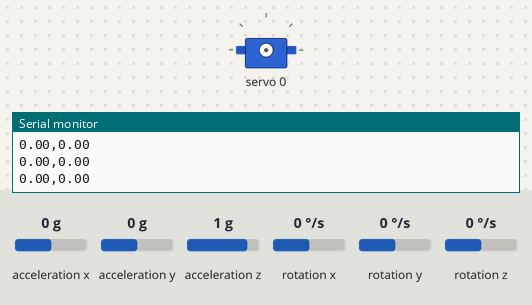
Simulated run of this sketch. Board: Arduino Uno, built with avr-gcc and run on an emulated ATmega328P. On the bench: servo, the last lines printed to the serial monitor. Wiring (inferred from the names in the program): MPU-9250 motion sensor at I2C address 0x68. Inputs (shaded band) come from the test bench; at power-on: rotation y 0 °/s, acceleration x 0 g, acceleration z 1 g, acceleration y 0 g, rotation x 0 °/s, rotation z 0 °/s.

Above: at 1.2 s.
1.3 s: rotation y set to 2 °/s
3.7 s: rotation y set to 5 °/s
5.7 s: acceleration x set to -1.4 g
At 8.2 s:
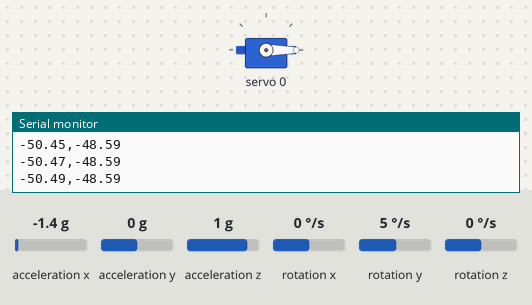
8.7 s: acceleration x set to 0.8 g
At 11.4 s:
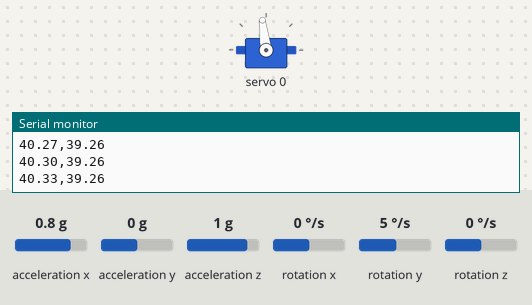
11.7 s: acceleration z set to -0.8 g
At 11.94 s:
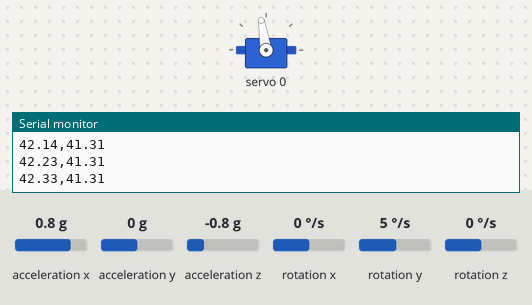
14.7 s: acceleration x set to 1.4 g
At 17.6 s:
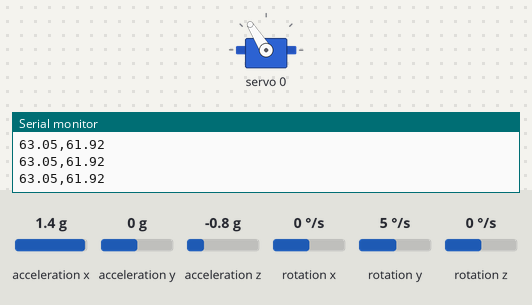
Timing chart, 0 to 18.7 s (numbered marks = the images above; inputs shaded):
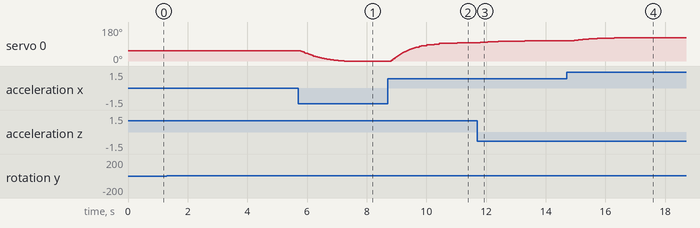

Measured:
- after the input at 5.7 s, servo 0: moves from 55° to 0° over 1.5 s, starting after 0.09 s
- after the input at 8.7 s, servo 0: moves from 0° to 97° over 2.2 s, starting after 0.12 s
- after the input at 11.7 s, servo 0: 97° → 99° after 0.10 s instead of 0.49 s
- after the input at 14.7 s, servo 0: moves from 106° to 122° over 1.5 s, starting after 0.13 s

The sketch:

Servo_smooth_PCA_I2C_IMU.ino
```cpp
#include <Wire.h>
#include <math.h>
#include <Adafruit_PWMServoDriver.h>

// --- PCA9685 Configuration ---
// The default I2C address for the PCA9685 is 0x40.
// If you have multiple boards, you might need to change this.
#define PCA9685_ADDRESS 0x40
#define SERVO_CHANNEL 0 // The channel on the PCA9685 board your servo is connected to (0-15)

// --- MPU9250 Configuration ---
#define MPU9250_ADDRESS 0x68
#define ACCEL_RANGE_2G 16384.0
#define GYRO_RANGE_250DPS 131.0

// --- Filter Parameters ---
const float COMP_FILTER_ALPHA = 0.98;

// --- Smoothing Parameters for Servo Control ---
const float EMA_ALPHA = 0.1;
const float DEADBAND_THRESHOLD = 2.0;

// --- Servo Angle to Pulse Width Mapping ---
// These values are for a standard servo. You may need to
// fine-tune these to match your specific servo for its full range.
#define SERVO_MIN_PULSE_US 500  // Minimum pulse width in microseconds (usually 500-600)
#define SERVO_MAX_PULSE_US 2500 // Maximum pulse width in microseconds (usually 2400-2500)
#define FREQUENCY 50 // Servo PWM frequency in Hz (standard is 50Hz)

// --- Global Variables ---
Adafruit_PWMServoDriver pwm = Adafruit_PWMServoDriver(PCA9685_ADDRESS);
float pitch = 0.0;
float smoothed_pitch = 0.0;
float last_servo_write_angle = 0.0;
unsigned long lastMicros = 0;

// --- Function to convert microsecond pulse to PCA9685 12-bit value ---
int microToPwmValue(int micro) {
  float cycle_us = 1000000.0 / FREQUENCY;
  return (4096.0 * micro) / cycle_us;
}

// --- Setup Function ---
void setup() {
  Serial.begin(115200);
  Wire.begin();
  Wire.setClock(400000);

  // Initialize MPU9250
  Wire.beginTransmission(MPU9250_ADDRESS);
  Wire.write(0x6B); // PWR_MGMT_1 register
  Wire.write(0x00); // Wake up the MPU9250
  Wire.endTransmission(true);

  // Initialize PCA9685 and set frequency
  pwm.begin();
  pwm.setPWMFreq(FREQUENCY);

  lastMicros = micros();
  Serial.println("MPU9250, PCA9685, and Servo Initialized.");
  Serial.println("Smoothed Pitch (°), Servo Angle (°) ");
}

// --- Loop Function ---
void loop() {
  unsigned long currentMicros = micros();
  float dt = (float)(currentMicros - lastMicros) / 1000000.0f;
  lastMicros = currentMicros;

  // Read raw MPU9250 data
  Wire.beginTransmission(MPU9250_ADDRESS);
  Wire.write(0x3B);
  Wire.endTransmission(false);
  Wire.requestFrom(MPU9250_ADDRESS, (uint8_t)6, (uint8_t)true);
  int16_t raw_ax = (Wire.read() << 8) | Wire.read();
  int16_t raw_ay = (Wire.read() << 8) | Wire.read();
  int16_t raw_az = (Wire.read() << 8) | Wire.read();

  Wire.beginTransmission(MPU9250_ADDRESS);
  Wire.write(0x43);
  Wire.endTransmission(false);
  Wire.requestFrom(MPU9250_ADDRESS, (uint8_t)6, (uint8_t)true);
  int16_t raw_gx = (Wire.read() << 8) | Wire.read();
  int16_t raw_gy = (Wire.read() << 8) | Wire.read();
  int16_t raw_gz = (Wire.read() << 8) | Wire.read();

  // Convert raw values to degrees/second and g's
  float gyro_pitch_deg_s = (float)raw_gy / GYRO_RANGE_250DPS;
  float accel_x_g = (float)raw_ax / ACCEL_RANGE_2G;
  float accel_y_g = (float)raw_ay / ACCEL_RANGE_2G;
  float accel_z_g = (float)raw_az / ACCEL_RANGE_2G;

  // Calculate pitch from accelerometer
  float accel_pitch = atan2(accel_x_g, sqrt(accel_y_g * accel_y_g + accel_z_g * accel_z_g)) * 180.0 / M_PI;

  // Apply Complementary Filter
  pitch = COMP_FILTER_ALPHA * (pitch + gyro_pitch_deg_s * dt) + (1.0 - COMP_FILTER_ALPHA) * accel_pitch;

  // Apply EMA filter for smoothing
  smoothed_pitch = EMA_ALPHA * pitch + (1 - EMA_ALPHA) * smoothed_pitch;

  // Map the smoothed pitch to a pulse width value for the servo
  float target_angle = constrain(smoothed_pitch, -50, 120);
  int pulse_us = map(target_angle, -50, 120, SERVO_MIN_PULSE_US, SERVO_MAX_PULSE_US);

  // Convert pulse width to PCA9685 12-bit value
  int servo_pwm_value = microToPwmValue(pulse_us);

  // Apply deadband
  if (abs(target_angle - last_servo_write_angle) > DEADBAND_THRESHOLD) {
    pwm.setPWM(SERVO_CHANNEL, 0, servo_pwm_value);
    last_servo_write_angle = target_angle;
  }

  // Print to Serial Monitor
  Serial.print(smoothed_pitch, 2);
  Serial.print(",");
  Serial.println(last_servo_write_angle);

  delay(10);
}
```
